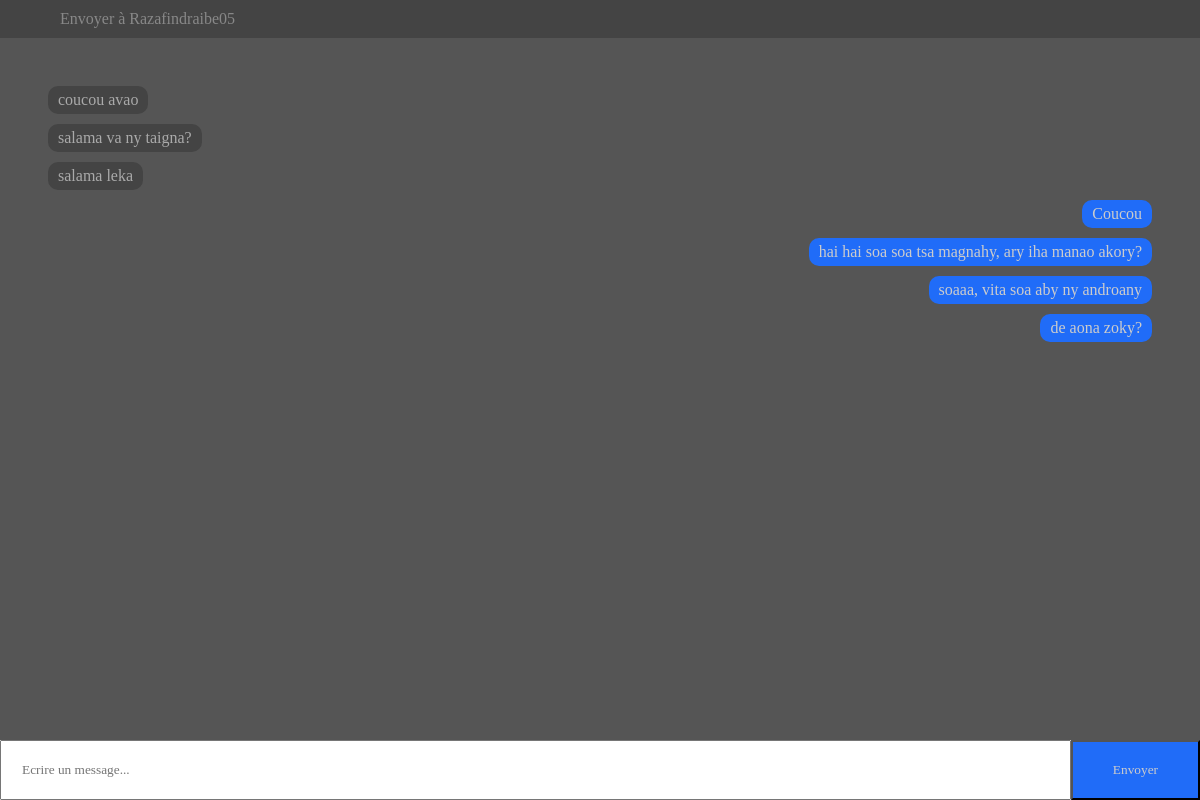
The page /chat3/ (signed in) on the database its author committed.
### chat/models.py (models this page shows, shortened)
class Message(models.Model):
    sender = models.ForeignKey(User, on_delete=models.CASCADE,related_name="sent_messages",null=True)
    receiver = models.ForeignKey(User, on_delete=models.CASCADE,related_name="received_messages",null=True)
    message = models.CharField(max_length=150, null=True)
    date_envoye = models.DateTimeField(auto_now_add=True)
    discussion = models.ForeignKey(Discussion, on_delete=models.CASCADE,null=True)
    seen = models.BooleanField(default=False)

### chat/views.py (the view)
# urls.py: path('<int:pk>/', views.discussion, name="discussion"),
@login_required
def discussion(request,pk):
    other_user = get_object_or_404(User,pk=pk)
    global messages
    messages = Message.objects.filter(
        Q(receiver=request.user,sender=other_user)
    )
    messages.update(seen=True)
    messages = messages  | Message.objects.filter(Q(receiver=other_user,sender=request.user))
    return render(request, 'discussion.html',{"other_user":other_user, "messages":messages})

### chat/templates/discussion.html (shortened to what this page needs)
<!DOCTYPE html>
<html lang="en">
<head>
</head>
<body>
    {% load static %}
    {% if user.is_authenticated %}
    <div class="header">Envoyer à   {{other_user.username}}</div>
    <div class="messages-area">
       {% for message in messages %}
        <div class="message {% if message.sender == request.user %}right{% else %}left{% endif %}">
            <div class="content">{{message.message}}</div>
        </div>
        {% endfor%}
    </div>
    <div class="input-area">
        <input type="text" id="message-input" placeholder="Ecrire un message...">
        <button id="send-btn">Envoyer</button>
    </div>
    {% else%}
    <h3>Veuillez vous connecter</h3>
    <a href="login">Login</a>
    <a href="register">Register</a>
    {% endif %}
</body>
</html>

### chat/templates/discussion.html (style rules this page uses)
* { box-sizing: border-box; padding: 0; margin: 0; font-family: Poppins; }
body { display: flex; height: 100vh; background: rgb(199, 199, 199); flex-direction: column; }
.header { padding:10px 5% ; background: #444; color: #888; }
.messages-area { height: 100%; min-height: 20vh; overflow-y: auto; padding: 4%; background: #555; color: #999; padding-bottom: 10px; }
.input-area { display: flex; flex-direction: row; justify-content: center; }
#message-input { padding: 20px; width: 100%; }
#send-btn { padding: 20px 40px; background: rgb(32, 108, 248); color: #ccc; }
.message.left { text-align: left; color: #aaa; }
.message.right { text-align: right; color: #ccc; }
.message.right .content { background: rgb(32, 108, 248); }
.message .content { background: #444; padding: 5px 10px; border-radius: 10px; max-width: 80%; display: inline-block; margin-bottom: 10px; }

### rows shown on the page
Message: message "coucou avao"
Message: message "salama va ny taigna?"
Message: message "salama leka"
Message: message "Coucou"
Message: message "hai hai soa soa tsa magnahy, ary iha manao akory?"
Message: message "soaaa, vita soa aby ny androany"
Message: message "de aona zoky?"

### other values the page prints
{{ other_user.username }} "Razafindraibe05"
